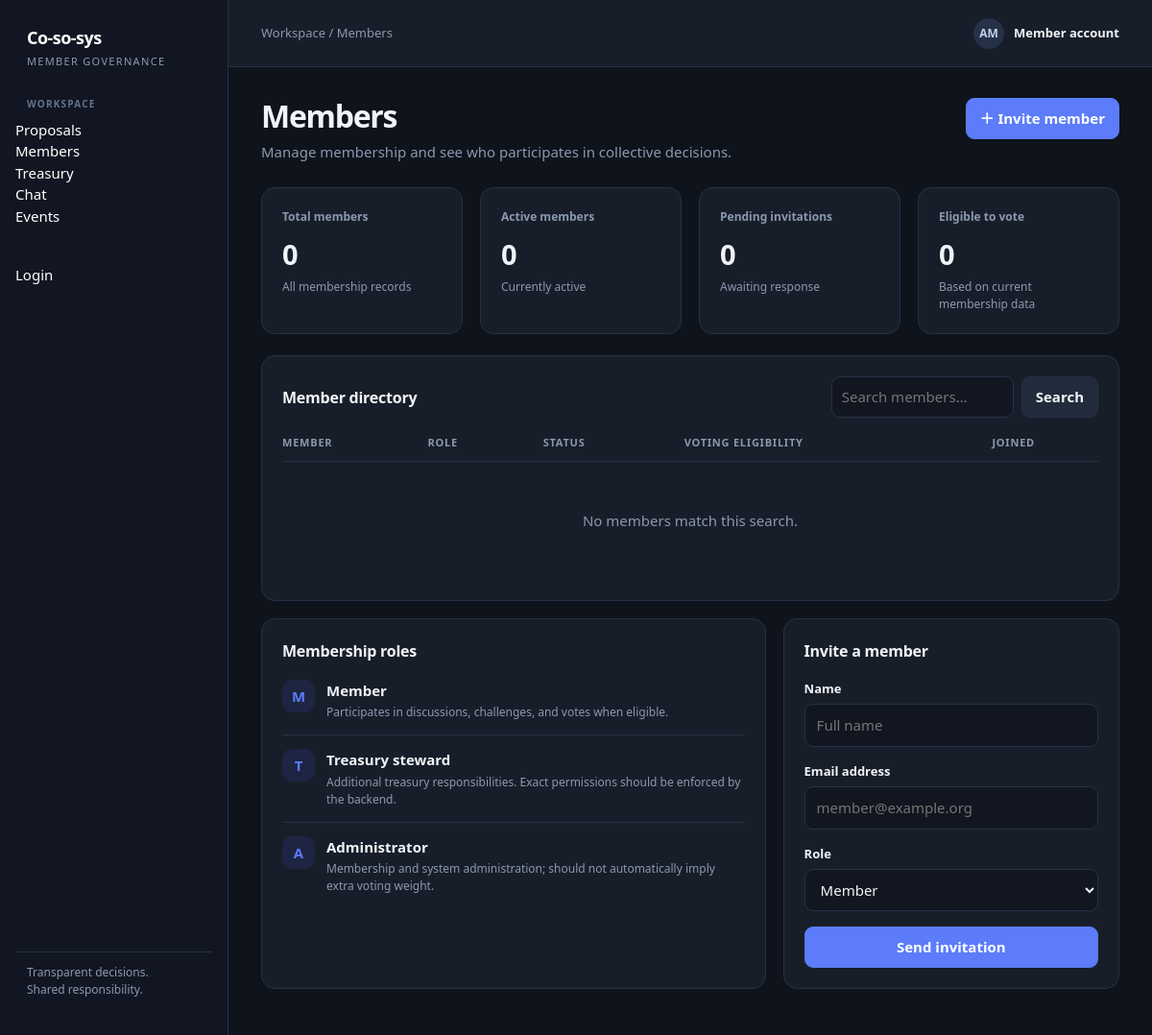
Page /members on the earlier database version.
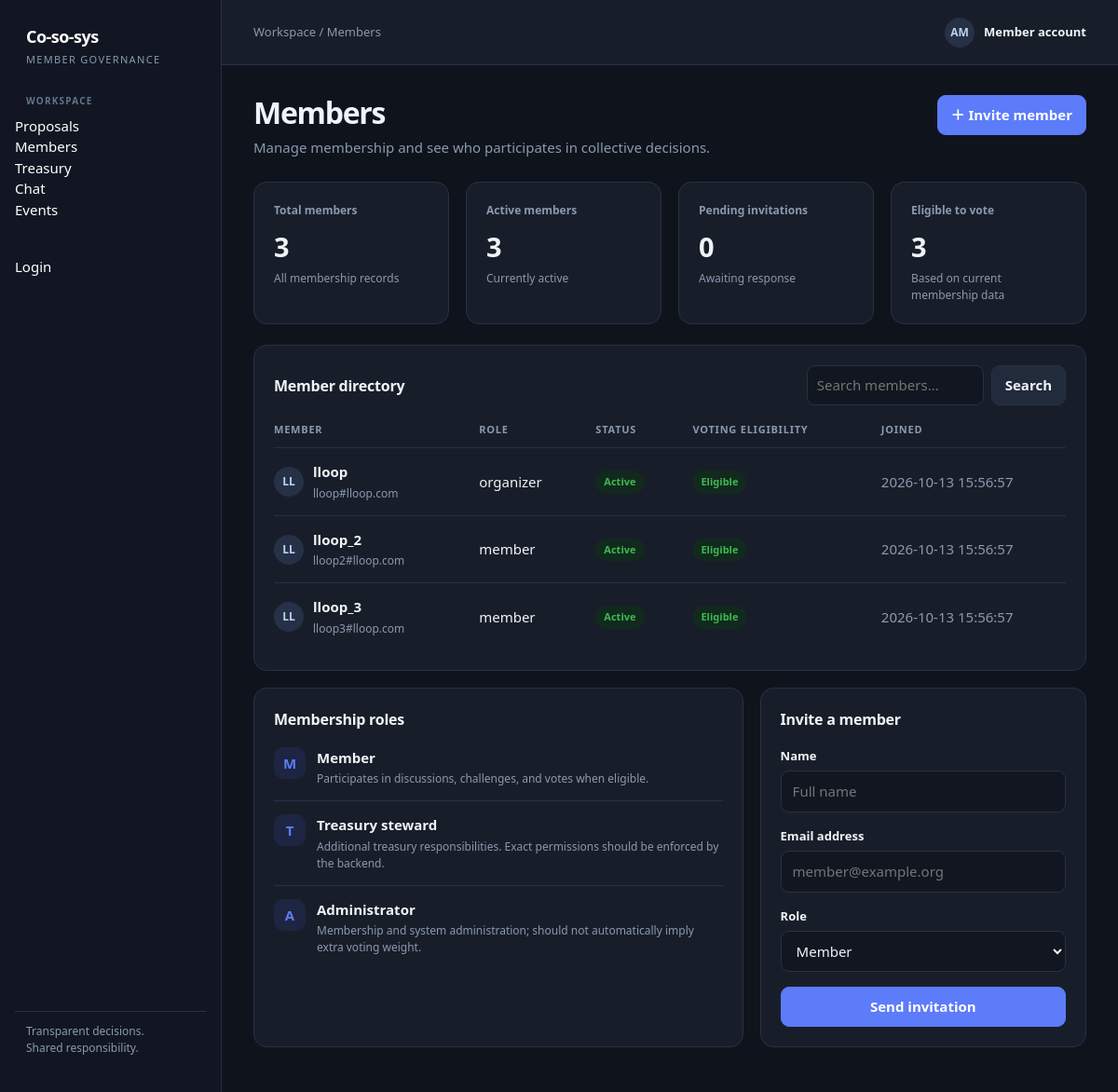
Same page on the later database version.
### tables this page shows
CREATE TABLE users (
    id INTEGER PRIMARY KEY AUTOINCREMENT,
    username TEXT UNIQUE NOT NULL,
    password TEXT,
    email TEXT,
    role TEXT DEFAULT 'member',
    status TEXT DEFAULT 'Active',
    eligible_to_vote INTEGER DEFAULT 1,
    created_at TIMESTAMP DEFAULT CURRENT_TIMESTAMP
);

### backend/routes_users.py (the view)
@users_bp.route('/members', methods=['GET'])
def get_users():
    search_query = request.args.get('q', '')
    conn = get_db_connection()
    cursor = conn.cursor()
    if search_query:
        cursor.execute("""
            SELECT id, username as name, email, role, status, eligible_to_vote as eligible, created_at as joined
            FROM users
            WHERE username LIKE ? OR email LIKE ?
            ORDER BY created_at DESC
        """, (f'%{search_query}%', f'%{search_query}%'))
    else:
        cursor.execute("""
            SELECT id, username as name, email, role, status, eligible_to_vote as eligible, created_at as joined
            FROM users
            ORDER BY created_at DESC
        """)
    raw_members = cursor.fetchall()
    members = []
    for m in raw_members:
        member_dict = dict(m)
        name_parts = member_dict['name'].split()
        if len(name_parts) >= 2:
            member_dict['initials'] = (name_parts[0][0] + name_parts[1][0]).upper()
        elif len(name_parts) == 1:
            member_dict['initials'] = name_parts[0][:2].upper()
        else:
            member_dict['initials'] = 'M'
        members.append(member_dict)
    cursor.execute("SELECT COUNT(*) FROM users")
    total_members = cursor.fetchone()[0]
    cursor.execute("SELECT COUNT(*) FROM users WHERE status = 'Active'")
    active_members = cursor.fetchone()[0]
    cursor.execute("SELECT COUNT(*) FROM users WHERE status = 'Invited'")
    pending_invites = cursor.fetchone()[0]
    cursor.execute("SELECT COUNT(*) FROM users WHERE eligible_to_vote = 1")
    eligible_voters = cursor.fetchone()[0]
    conn.close()
    return render_template('members.html',
                           members=members,
                           total_members=total_members,
                           active_members=active_members,
                           pending_invites=pending_invites,
                           eligible_voters=eligible_voters)

### database/db.py (called while the page is built)
def get_db_connection():
    db_path = os.path.join(os.path.dirname(__file__), DB_NAME)
    conn = sqlite3.connect(db_path)
    conn.row_factory = sqlite3.Row
    return conn

### client/templates/members.html (shortened to what the changed rows need)
{% extends "base.html" %}
{% set active_page = "members" %}
{% block content %}
<div class="page-head"><div><h1>Members</h1><p class="subtitle">Manage membership and see who participates in collective decisions.</p></div><a class="button primary" href="#invite-member">＋ Invite member</a></div>
<div class="grid stats">
  <div class="card"><div class="stat-label">Total members</div><div class="stat-value">{{ total_members|default(28) }}</div><div class="stat-foot">All membership records</div></div>
  <div class="card"><div class="stat-label">Active members</div><div class="stat-value">{{ active_members|default(25) }}</div><div class="stat-foot">Currently active</div></div>
  <div class="card"><div class="stat-label">Eligible to vote</div><div class="stat-value">{{ eligible_voters|default(25) }}</div><div class="stat-foot">Based on current membership data</div></div>
</div>
<div class="card">
  <div class="card-head"><h2>Member directory</h2></div>
  <div class="table-wrap"><table>
    <thead><tr><th>Member</th><th>Role</th><th>Status</th><th>Voting eligibility</th><th>Joined</th></tr></thead>
    <tbody>
    {% for member in members|default([
      {'name':'Maya Chen','email':'maya@example.org','initials':'MC','role':'Member','status':'Active','eligible':true,'joined':'Mar 12, 2026'},
      {'name':'Jonas Reed','email':'jonas@example.org','initials':'JR','role':'Member','status':'Active','eligible':true,'joined':'Mar 18, 2026'},
      {'name':'Amira Khan','email':'amira@example.org','initials':'AK','role':'Treasury steward','status':'Active','eligible':true,'joined':'Apr 02, 2026'},
      {'name':'Luis Martín','email':'luis@example.org','initials':'LM','role':'Member','status':'Invited','eligible':false,'joined':'—'},
      {'name':'Elena Rossi','email':'elena@example.org','initials':'ER','role':'Member','status':'Active','eligible':true,'joined':'Jun 21, 2026'}
    ]) %}
    <tr>
      <td><div style="display:flex;align-items:center;gap:10px"><span class="avatar">{{ member.initials }}</span><div><div class="primary-cell">{{ member.name }}</div><div class="secondary">{{ member.email }}</div></div></div></td>
      <td>{{ member.role }}</td>
      <td><span class="badge {% if member.status == 'Active' %}green{% elif member.status == 'Invited' %}amber{% endif %}">{{ member.status }}</span></td>
      <td>{% if member.eligible %}<span class="badge green">Eligible</span>{% else %}<span class="badge">Not yet</span>{% endif %}</td>
      <td class="muted">{{ member.joined }}</td>
    </tr>
    {% else %}<tr><td colspan="5"><div class="empty">No members match this search.</div></td></tr>{% endfor %}
    </tbody>
  </table></div>
</div>
<div class="grid two-col" style="margin-top:18px">
  <div class="card"><div class="card-head"><h2>Membership roles</h2></div></div>
  <div class="card" id="invite-member"><div class="card-head"><h2>Invite a member</h2></div>
  </div>
</div>
{% endblock %}

Differences in the rows shown:
added users: initials "LL", name "lloop", email "lloop#lloop.com", role "organizer", status "Active", eligible_to_vote "Eligible", joined "2026-10-13 15:56:57"
added users: initials "LL", name "lloop_2", email "lloop2#lloop.com", role "member", status "Active", eligible_to_vote "Eligible", joined "2026-10-13 15:56:57"
added users: initials "LL", name "lloop_3", email "lloop3#lloop.com", role "member", status "Active", eligible_to_vote "Eligible", joined "2026-10-13 15:56:57"
Other differences:
{{ total_members|default(28) }}: "0" → "3"
{{ active_members|default(25) }}: "0" → "3"
{{ eligible_voters|default(25) }}: "0" → "3"
text no longer shown: "No members match this search."
